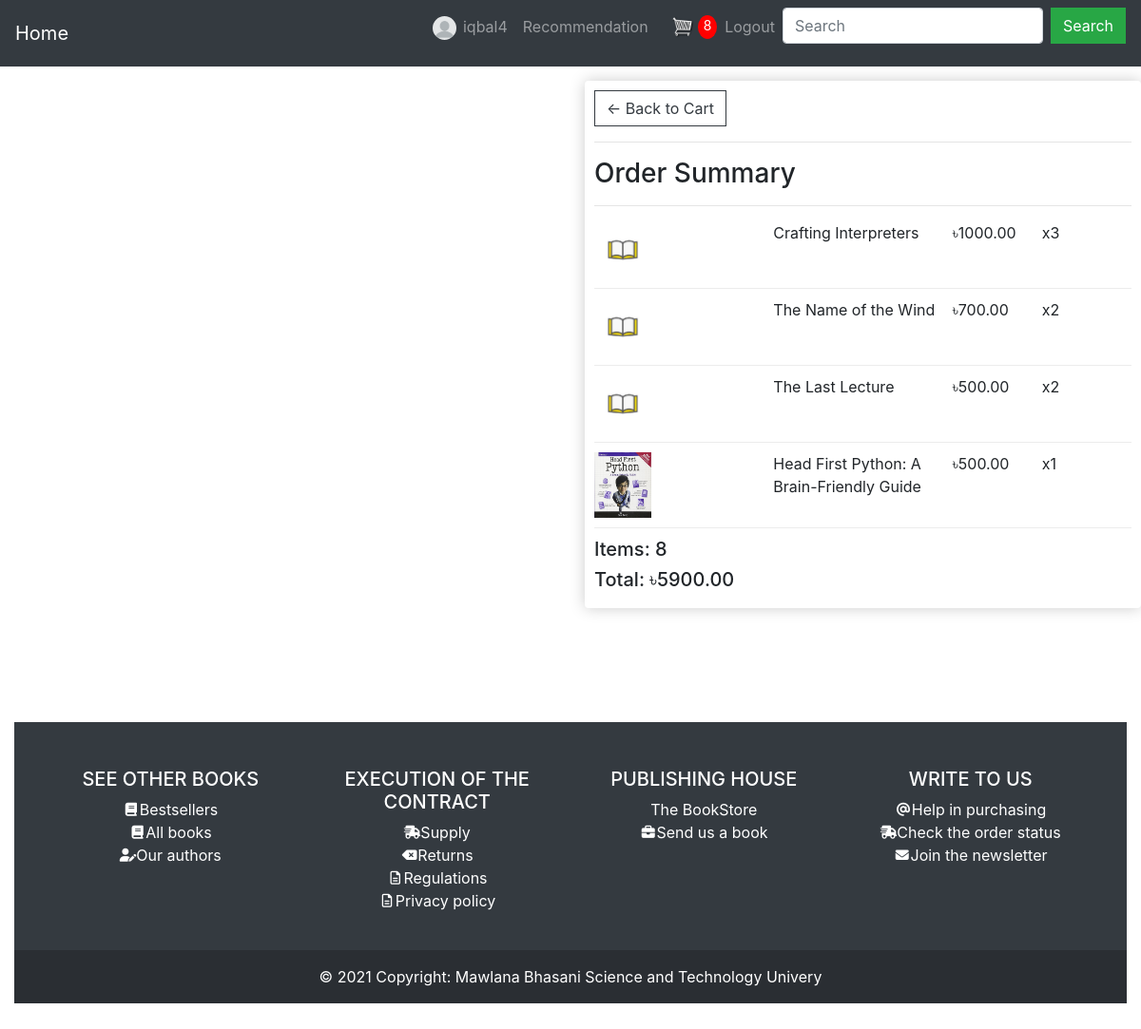
The page /profiles/checkout/ (signed in) on the database its author committed.
### profiles/models.py (models this page shows, shortened)
class Profile(models.Model):
    user = models.OneToOneField(
        User, on_delete=models.CASCADE, blank=True, null=True)
    city = models.CharField(max_length=200, blank=True)
    profile_pic = models.ImageField(default='default.png', upload_to='profile')

class OrderItem(models.Model):
    product = models.ForeignKey(
        Product, on_delete=models.SET_NULL, blank=True, null=True)
    order = models.ForeignKey(
        Order, on_delete=models.SET_NULL, blank=True, null=True)
    quantity = models.IntegerField(default=0, null=True, blank=True)
    date_added = models.DateTimeField(auto_now_add=True)
    @ property
    def get_total(self):
        total = self.product.price * self.quantity
        return total

class Order(models.Model):
    profile = models.ForeignKey(
        Profile, on_delete=models.SET_NULL, blank=True, null=True)
    date_ordered = models.DateTimeField(auto_now_add=True)
    completed = models.BooleanField(default=False, null=True)
    transaction_id = models.CharField(max_length=200, null=True, blank=True)
    @ property
    def get_cart_total(self):
        orderitems = self.orderitem_set.all()
        total = sum([item.get_total for item in orderitems])
        return total
    @ property
    def get_cart_items(self):
        orderitems = self.orderitem_set.all()
        total = sum([item.quantity for item in orderitems])
        return total
    @property
    def shipping(self):
        shipping = False
        orderitems = self.orderitem_set.all()
        for i in orderitems:
            if i.product.digital == False:
                shipping = True
            return shipping

### shop/models.py (models this page shows, shortened)
class Product(models.Model):
    BOOK_GENRES_CHOICES = [
        ('Action', 'Action and adventure'),
        ('Art', 'Art/architecture'),
        ('Alternate history', 'Alternate history'),
        ('Autobiography', 'Autobiography'),
        ('Anthology', 'Anthology'),
        ('Biography', 'Biography'),
        ('Business', 'Business/economics'),
        ('Children', 'Children'),
        ('Crafts/hobbies', 'Crafts/hobbies'),
        ('Classic', 'Classic'),
        ('Cookbook', 'Cookbook'),
        ('Comic book', 'Comic book'),
        ('Diary', 'Diary'),
        ('Dictionary', 'Dictionary'),
        ('Crime', 'Crime'),
        ('Encyclopedia', 'Encyclopedia'),
        ('Drama', 'Drama'),
        ('Fairytale', 'Fairytale'),
        ('Health', 'Health/fitness'),
        ('Fantasy', 'Fantasy'),
        ('History', 'History'),
        ('Graphic novel', 'Graphic novel'),
        ('Home and garden', 'Home and garden'),
        ('Historical fiction', 'Historical fiction'),
        ('Humor', 'Humor'),
        ('Horror', 'Horror'),
        ('Journal', 'Journal'),
        ('Mystery', 'Mystery'),
        ('Math', 'Math'),
        ('Paranormal romance', 'Paranormal romance'),
        ('Memoir', 'Memoir'),
        ('Picture book', 'Picture book'),
        ('Philosophy', 'Philosophy'),
        ('Poetry', 'Poetry'),
        ('Prayer', 'Prayer'),
        ('Political thriller', 'Political thriller'),
        ('Religion', 'Religion, spirituality, and new age'),
        ('Romance', 'Romance'),
        ('Textbook', 'Textbook'),
        ('Satire', 'Satire'),
        ('True crime', 'True crime'),
        ('Science fiction', 'Science fiction'),
        ('Review', 'Review'),
        ('Short story', 'Short story'),
        ('Science', 'Science'),
        ('Suspense', 'Suspense'),
        ('Self help', 'Self help'),
        ('Thriller', 'Thriller'),
        ('Sports and leisure', 'Sports and leisure'),
        ('Western', 'Western'),
        ('Travel', 'Travel'),
        ('Young adult', 'Young adult'),
    ]
    product_name = models.CharField(blank=True, max_length=255)
    author_name = models.CharField(blank=True, max_length=255)
    price = models.FloatField(blank=True, null=True, default=1)
    digital = models.BooleanField(default=False, null=True, blank=False)
    genres = models.CharField(
        max_length=150, choices=BOOK_GENRES_CHOICES, default='Textbook')
    quantity = models.IntegerField(blank=False, default=1)
    product_pic = models.ImageField(
        default='book-default.jpg', upload_to='product')

### profiles/views.py (the view)
# urls.py: path('checkout/', views.checkout, name='checkout'),
def checkout(request):
    if request.user.is_authenticated:
        customer = request.user.profile
        order, created = Order.objects.get_or_create(
            profile=customer, completed=False)
        items = order.orderitem_set.all()
        cartItems = order.get_cart_items
    else:
        items = []
        order = {'get_cart_total': 0, 'get_cart_items': 0, 'shipping': False}
        cartItems = order['get_cart_items']
    data = {'items': items, 'order': order, 'cartItems': cartItems}
    return render(request, 'profiles/checkout.html', data)

### profiles/templates/profiles/checkout.html (shortened to what this page needs)
{% extends 'profiles/base.html' %}
{% load static %}
{% block content %}
    <div class="row">
        <div class="col-lg-6">
            <br />
        </div>
        <div class="col-lg-6">
            <div class="box-element">
                <a class="btn btn-outline-dark" href="{% url 'profiles:cart' %}">&#x2190; Back to Cart</a
                    >
                    <hr />
                    <h3>Order Summary</h3>
                    <hr />
                    {% for item in items %}
                        <div class="cart-row">
                            <div style="flex: 2">
                                <img class="row-image" src="{{ item.product.product_pic.url }}" />
                            </div>
                            <div style="flex: 2">
                                <p>{{ item.product.product_name }}</p>
                            </div>
                            <div style="flex: 1">
                                <p>&#2547;{{ item.product.price|floatformat:2 }}</p>
                            </div>
                            <div style="flex: 1">
                                <p>x{{ item.quantity }}</p>
                            </div>
                        </div>
                    {% endfor %}
                    <h5>Items: {{ order.get_cart_items }}</h5>
                    <h5>Total: &#2547;{{ order.get_cart_total|floatformat:2 }}</h5>
                </div>
            </div>
        </div>
    {% endblock content %}

### profiles/templates/profiles/base.html (shortened to what this page needs)
{% load static %}
{% load profiles_extras %}
<html lang="en">
    <head>
        <link rel="stylesheet"
              type="text/css"
              href="{% static 'css/bootstrap.css' %}">
        <link rel="stylesheet" href="{% static 'css/all.css' %}">
        <link rel="stylesheet" href="{% static 'css/brands.css' %}">
        <link rel="stylesheet" href="{% static 'css/solid.css' %}">
        <link rel="stylesheet" href="{% static 'css/regular.css' %}">
        <link rel="stylesheet" type="text/css" href="{% static 'css/main.css' %}">
    </head>
    <body>
        <nav class="navbar navbar-expand-lg bg-dark navbar-dark sticky-top">
            <a class="navbar-brand" href="{% url 'home' %}">Home</a>
            <div class="collapse navbar-collapse" id="navbarSupportedContent">
                <ul class="navbar-nav ml-auto">
                    {% if user.is_authenticated %}
                        <li class="nav-item">
                            <a class="nav-link user-name"
                               data-user="{{ request.user }}"
                               style="display: inline-block;"
                               href="{% url 'profiles:profile' %}">
                                <img class="rounded-circle"
                                     style="width:25px;
                                            margin-right: 2px;"
                                     src="{{ user.profile.profile_pic.url }}">
                                {{ user.username }}
                            </a>
                        </li>
                        <li class="nav-item">
                            <a class="nav-link" href="{% url 'profiles:recommendation' %}">Recommendation</a>
                        </li>
                    {% endif %}
                    {% if user.is_authenticated %}
                        <div class="form-inline my-2 my-lg-0">
                            <a href="{% url 'profiles:cart' %}">
                                <img id="cart-icon" src="{% static 'images/cart.png' %}">
                                <p id="cart-total">{{ cartItems }}</p>
                            </a>
                        </div>
                        <li>
                            <a class="nav-item nav-link" href="{% url 'profiles:logout' %}">Logout</a>
                        </li>
                    {% endif %}
                    <form class="form-inline"
                          method="post"
                          action="{% url 'profiles:search' %}">
                        <input class="form-control mr-sm-2"
                               type="text"
                               name="search"
                               placeholder="Search">
                        <button class="btn btn-success" type="submit">Search</button>
                    </form>
                </ul>
            </div>
        </nav>
        {% block content %}{% endblock %}
        <br>
        <br>
        <br>
        <div class="container-fluid my-5 col-lg">
            <footer class="bg-dark text-center text-lg-start text-white">
                <div class="container p-4">
                    <div class="row mt-4">
                        <div class="col-lg-3 col-md-6 mb-4 mb-md-0">
                            <h5 class="text-uppercase">See other books</h5>
                            <ul class="list-unstyled mb-0">
                                <li>
                                    <a href="#!" class="text-white"><i class="fas fa-book fa-fw fa-sm me-2"></i>Bestsellers</a>
                                </li>
                                <li>
                                    <a href="#!" class="text-white"><i class="fas fa-book fa-fw fa-sm me-2"></i>All books</a>
                                </li>
                                <li>
                                    <a href="#!" class="text-white"><i class="fas fa-user-edit fa-fw fa-sm me-2"></i>Our authors</a>
                                </li>
                            </ul>
                        </div>
                        <div class="col-lg-3 col-md-6 mb-4 mb-md-0">
                            <h5 class="text-uppercase">Execution of the contract</h5>
                            <ul class="list-unstyled">
                                <li>
                                    <a href="#!" class="text-white"><i class="fas fa-shipping-fast fa-fw fa-sm me-2"></i>Supply</a>
                                </li>
                                <li>
                                    <a href="#!" class="text-white"><i class="fas fa-backspace fa-fw fa-sm me-2"></i>Returns</a>
                                </li>
                                <li>
                                    <a href="#!" class="text-white"><i class="far fa-file-alt fa-fw fa-sm me-2"></i>Regulations</a>
                                </li>
                                <li>
                                    <a href="#!" class="text-white"><i class="far fa-file-alt fa-fw fa-sm me-2"></i>Privacy policy</a>
                                </li>
                            </ul>
                        </div>
                        <div class="col-lg-3 col-md-6 mb-4 mb-md-0">
                            <h5 class="text-uppercase">Publishing house</h5>
                            <ul class="list-unstyled">
                                <li>
                                    <a href="#!" class="text-white">The BookStore</a>
                                </li>
                                <li>
                                    <a href="#!" class="text-white"><i class="fas fa-briefcase fa-fw fa-sm me-2"></i>Send us a book</a>
                                </li>
                            </ul>
                        </div>
                        <div class="col-lg-3 col-md-6 mb-4 mb-md-0">
                            <h5 class="text-uppercase">Write to us</h5>
                            <ul class="list-unstyled">
                                <li>
                                    <a href="#!" class="text-white"><i class="fas fa-at fa-fw fa-sm me-2"></i>Help in purchasing</a>
                                </li>
                                <li>
                                    <a href="#!" class="text-white"><i class="fas fa-shipping-fast fa-fw fa-sm me-2"></i>Check the order status</a>
                                </li>
                                <li>
                                    <a href="#!" class="text-white"><i class="fas fa-envelope fa-fw fa-sm me-2"></i>Join the newsletter</a>
                                </li>
                            </ul>
                        </div>
                    </div>
                </div>
                <div class="text-center p-3" style="background-color: rgba(0, 0, 0, 0.2)">
                    © 2021 Copyright:
                    <a class="text-white" href="{% url 'home' %}">Mawlana Bhasani Science and Technology Univery</a>
                </div>
            </footer>
        </div>
    </body>
</html>

### static/css/brands.css (style rules this page uses)
:root, :host { --fa-style-family-brands: 'Font Awesome 6 Brands'; --fa-font-brands: normal 400 1em/1 'Font Awesome 6 Brands'; }

### static/css/solid.css (style rules this page uses)
:root, :host { --fa-style-family-classic: 'Font Awesome 6 Free'; --fa-font-solid: normal 900 1em/1 'Font Awesome 6 Free'; }
.fas, .fa-solid { font-weight: 900; }

### static/css/regular.css (style rules this page uses)
:root, :host { --fa-style-family-classic: 'Font Awesome 6 Free'; --fa-font-regular: normal 400 1em/1 'Font Awesome 6 Free'; }
.far, .fa-regular { font-weight: 400; }

### static/css/main.css (style rules this page uses)
.box-element { box-shadow:hsl(0, 0%, 80%) 0 0 16px; background-color: #fff; border-radius: 4px; padding: 10px; margin-top: 5px; }
.cart-row { display: flex; align-items: flex-stretch; padding-bottom: 10px; margin-bottom: 10px; border-bottom: 1px solid #ececec; }
.row-image { width: 60px; display:flexbox; }
.col-lg-4, .col-lg-6, .col-lg-8, .col-lg-12 { margin-top: 10px; }
.btn { border-radius: 0; }
#cart-total { display: inline-block; text-align: center; color: #fff; background-color: red; width: 20px; height: 25px; border-radius: 50%; font-size: 14px; }
#cart-icon { width: 25px; display: inline-block; margin-left: 15px; border-radius: 50%; }

### rows shown on the page
OrderItem: product.product_pic (placeholder picture), product.product_name "Crafting Interpreters", product.price "1000.00", quantity "3"
OrderItem: product.product_pic (placeholder picture), product.product_name "The Name of the Wind", product.price "700.00", quantity "2"
OrderItem: product.product_pic (placeholder picture), product.product_name "The Last Lecture", product.price "500.00", quantity "2"
OrderItem: product.product_pic (picture), product.product_name "Head First Python: A Brain-Friendly Guide", product.price "500.00", quantity "1"
Order: get_cart_items "8", get_cart_total "5900.00"

### other values the page prints
{{ user.username }} "iqbal4"
{{ cartItems }} "8"
